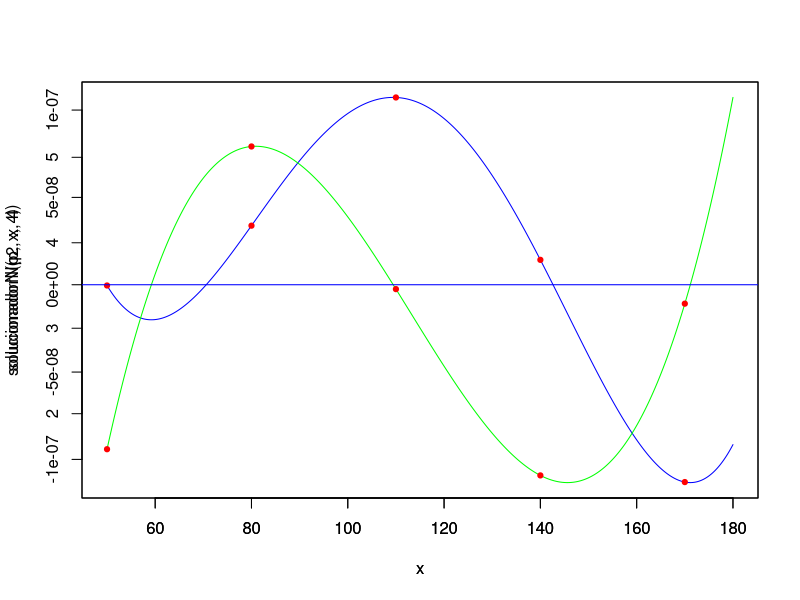

Write the R code that produced this figure.

rm(list=ls())

interNewton<-function(M){
  res<-0
  k<-1
  res<-M
  tam<-NROW(res)
  temp<-0
  temp[c(1)]<-res[1,2]
  while(k<tam)
  {
    k<-k+1
    j<-k
    i<-1
    while((j-1)<=(tam-1))
    {
      #up<-(res[j,2]-res[j-1,2])
      #down<-(res[j,1]-res[i,1])
      temp[c(j)]<-(res[j,2]-res[j-1,2])/(res[j,1]-res[i,1])
      #temp[c(j)]<-up/down
      i<-i+1
      j<-j+1
      
    }
    #cat("" solución: ",temp,"\n")
    res[,2]<-temp
  }
  return(res)
}

solucionadorN=function(p,x,n){
  i=2;
  j=1;
  if((0<=n)&&(n<=(NROW(p))))
  {
    acum=p[1,2]
    while(i<=n+1){
      multi=1
      while(j<i){
        multi=multi*(x-p[j,1])
        j=j+1;
      }
      multi=multi*p[i,2]
      i=i+1;
      j=1
      acum=acum+multi
    }
    return(acum)
  }
  else cat("Grado no posible","\n")
}

M =matrix(c(50,80,110,140,170,3.5,4.2,5.7,3.8,1.2),ncol=2,nrow=5)
p<-interNewton(M)
cat("polinomio de interpolación","\n",p,"\n")
## polinomio de interpolación 
##  50 80 110 140 170 3.5 0.02333333 0.0004444444 -2.592593e-05 3.549383e-07
x<-seq(50,180,0.1)
plot(x,solucionadorN(p,x,4),type="l",col="blue")
abline(h=0,col="blue")
points(rbind(M),pch=19,cex=0.7,col="red")
#Se procede a derivar por formula tres puntos valor medio. 

trespuntosMedio=function(p,x,h)
{
  
  res=(solucionadorN(p,(x+h),4) -(solucionadorN(p,(x-h),4)))/2*h
  #cat("resultado ",res, "error ",((h*h/6)*Fx(x)),"\n")
  #cat("resultado: ",res,"\n")
  return(res)
}
cat("velocidad en el centro de la trayectoria: ",trespuntosMedio(p,110,0.001),"\n")
## velocidad en el centro de la trayectoria:  -2.5e-09
#Se deriva toda la función para hallar la segunda derivada
i=1
der1=matrix(c(0),ncol=2,nrow=5)
der1[,1]=M[,1]
X=50
while(i<=5)
{
  der1[i,2]=trespuntosMedio(p,X,0.001)
  i=i+1
  X=X+30
}
p2<-interNewton(der1)
cat("polinomio de interpolación","\n",p2,"\n")
## polinomio de interpolación 
##  50 80 110 140 170 -9.416667e-08 5.777778e-09 -1.416667e-10 1.419753e-12 -9.137155e-26
x<-seq(50,180,0.1)
par(new=TRUE)
plot(x,solucionadorN(p2,x,4),type="l",col="green")
abline(h=0,col="blue")
points(rbind(der1),pch=19,cex=0.7,col="red")

